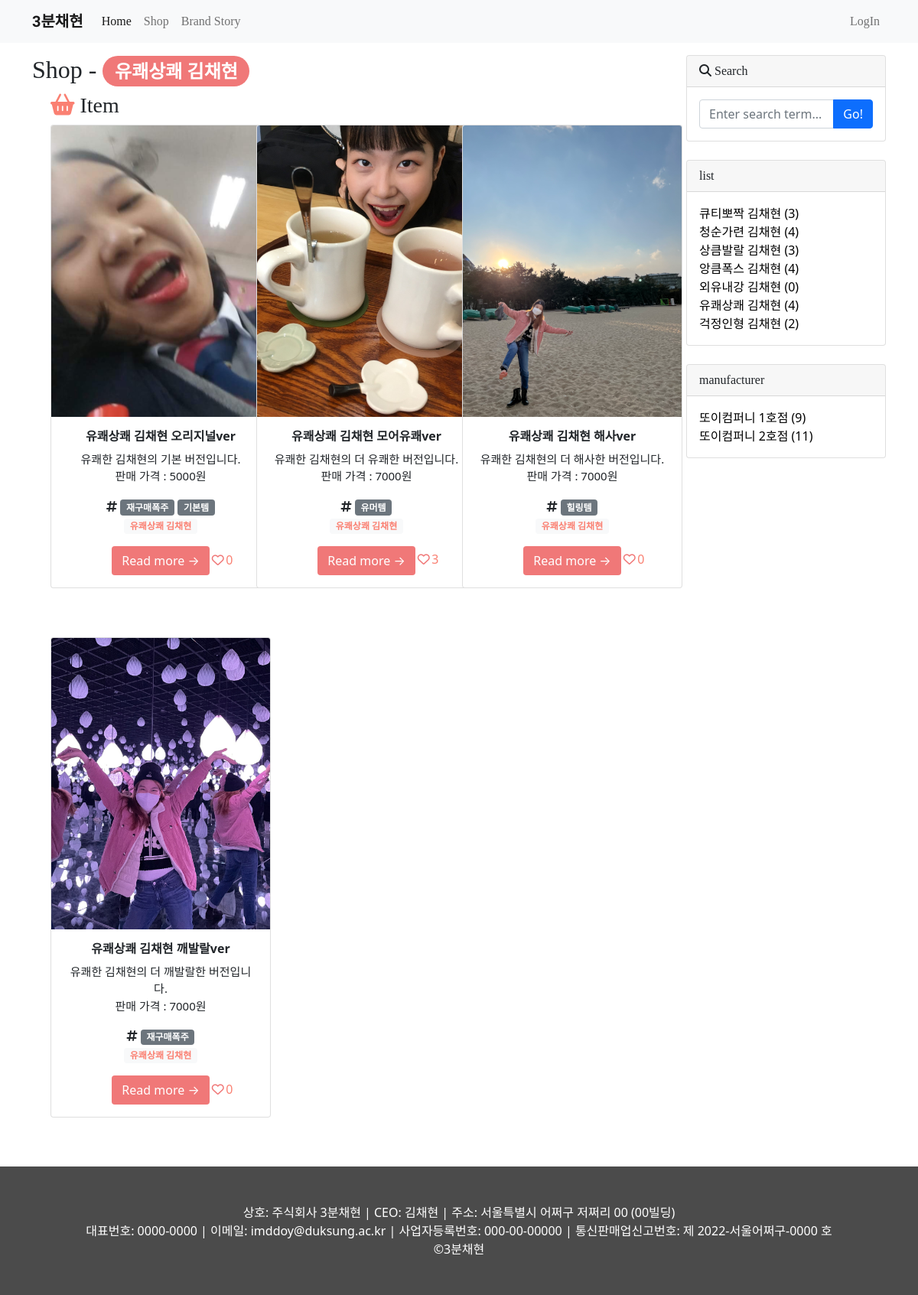
Page /shop/category/유쾌상쾌-김채현/ on the committed database.
### shop/models.py (models this page shows, shortened)
class Category(models.Model):
    name = models.CharField(max_length=50, unique=True) #유일한값 가져야 함
    slug = models.SlugField(max_length=200,unique=True, allow_unicode=True) #읽을 수 있는 text로 url #한글 사용 가능
    def __str__(self):
        return self.name
    def get_absolute_url(self):
        return f'/shop/category/{self.slug}/'
    class Meta: #복수형 지정
        verbose_name_plural='Categories'

class Item(models.Model):
    title = models.CharField(max_length=30)
    hook_text = models.CharField(max_length=100,blank=True)
    content = MarkdownxField()
    image = models.ImageField(upload_to='shop/images/%Y/%m/%d/')
    price = models.IntegerField()
    tip = models.CharField(max_length=100, blank=True)
    created_at = models.DateTimeField(auto_now_add=True) #시간을 한국으로 설정하기 위해서는 settings.py 가서 TIME_ZONE ='Asia/Seoul'로 변경
    updated_at = models.DateTimeField(auto_now=True) #auto_now_add=True auto_now=True admin에서 입력 필드 사라짐
    author = models.ForeignKey(User, null=True, on_delete=models.SET_NULL) #다대일 관계 정의 #user사라지면 None 되는 구조
    company = models.ForeignKey(Company, null=True, blank=True, on_delete=models.SET_NULL) #유효성 검사시 공간 허용
    category = models.ForeignKey(Category, null=True, blank=True, on_delete=models.SET_NULL) #유효성 검사시 공간 허용
    tags = models.ManyToManyField(Tag, blank=True)
    like_users = models.ManyToManyField(settings.AUTH_USER_MODEL, related_name="like_posts", blank=True)
    def get_absolute_url(self): #개별 레코드 고유 url정의
        return f'/shop/{self.pk}/'

class Tag(models.Model):
    name = models.CharField(max_length=50, unique=True)
    slug = models.SlugField(max_length=200, unique=True, allow_unicode=True)
    def __str__(self):
        return self.name
    def get_absolute_url(self):
        return f'/shop/tag/{self.slug}/'

class Company(models.Model):
    name = models.CharField(max_length=50, unique=True) #유일한값 가져야 함
    location = models.CharField(max_length=50)
    contact = models.CharField(max_length=12)
    slug = models.SlugField(max_length=200,unique=True, allow_unicode=True) #읽을 수 있는 text로 url #한글 사용 가능
    content = models.CharField(max_length=100, blank=True)
    def __str__(self):
        return self.name
    def get_absolute_url(self):
        return f'/shop/company/{self.slug}/'
    class Meta: #복수형 지정
        verbose_name_plural='Companies'

### shop/views.py (the view)
# urls.py: path('category/<str:slug>/', views.category_page),
def category_page(request,slug):
    category = Category.objects.get(slug=slug)
    item_list=Item.objects.filter(category=category)
    return render(request, 'shop/item_list.html', {
        'category' : category,
        'item_list' : item_list,
        'categories' : Category.objects.all(),
        'companies': Company.objects.all(),
        'no_category_item_count' : Item.objects.filter(category=None).count
    })

### shop/templates/shop/item_list.html (shortened to what this page needs)
{% extends 'shop/base.html' %}
{% block main_area %}
    <h2 style="font-family: 'Merriweather', serif; font-family: 'Tinos', serif;">Shop
        {% if category %}
        - <span class="badge" style="border-radius: 50px; background:#F07878">{{category}}</span>
        {% endif %}
    </h2>
    <div class="container" >
            <div class="row">
                <div class="col-12">
                    <h3 style="font-family: 'Merriweather', serif; font-family: 'Tinos', serif;"><i class="fa-solid fa-basket-shopping" style="color: salmon;" ></i> Item</h3>
                </div>
            </div>
            <div class="row">
                {% if item_list.exists %}
                {% for p in item_list %}
                <div class="col-4">
                    <div class="card text-center" style="width: 18rem; margin-bottom: 4em;">
                      <img src="{{p.image.url}}" class="card-img-top" alt="{{p.title}}의 image">
                      <div class="card-body">
                        <h6 class="card-title" style="font-weight: bold;">{{p.title}}</h6>
                        <p class="card-text" style="font-size: 15px;">{{p.hook_text}}<br>판매 가격 : {{p.price}}원</p>
                        {% if p.tags.exists %}
                        <i class="fas fa-hashtag"></i>
                            {% for t in p.tags.iterator %}
                                <span class="badge badge-pill badge-secondary">
                                    <a href="{{t.get_absolute_url}}" style="color: white; text-decoration: none;">{{t}}</a>
                                </span>
                            {% endfor %}
                        <br>
                        {% endif %}
                        <p class="badge badge-light">
                            <a href="{{p.category.get_absolute_url}}" style="color: salmon; text-decoration: none;">
                                {{p.category}}
                            </a>
                        </p>
                          <br>
                        <a class="btn btn" style="background: #F07878; color: white;" href="{{p.get_absolute_url}}">Read more →</a>
                        <div style="float: right;">
                            {% if user in p.like_users.all %}
                            <i class="fas fa-heart" style="color: #F07878; margin: 0.6em 0em 0.6em -3.8em;"></i>
                            {% else %}
                            <i class="far fa-heart" style="color: #F07878; margin: 0.6em 0em 0.6em -3.8em;"></i>
                            {% endif %}
                            <span style="margin: 0.6em 2em 0.6em -0.1em; color: salmon;">{{p.like_users.count}}</span>
                        </div>
                        </div>
                    </div>
                </div>
                {% endfor %}
                {% else %}
                <div style="margin: 17.3em 0em 20.5em 0em;">
                    <h1 style="font-family: 'Merriweather', serif; font-family: 'Tinos', serif; text-align: center;"  >Does Not Exist</h1>
                </div>
                {% endif %}
            </div>
    </div>
{% endblock %}

### shop/templates/shop/sidebar.html (shortened to what this page needs)
                    <div class="card mb-4">
                        <div class="card-header" style="font-family: 'Merriweather', serif; font-family: 'Tinos', serif;"><i class="fa-solid fa-magnifying-glass"></i> Search</div>
                        <div class="card-body">
                            <div class="input-group">
                                <input id="search-input" class="form-control" type="text" placeholder="Enter search term..." aria-label="Enter search term..." aria-describedby="button-search" />
                                <button class="btn btn-primary" id="button-search" type="button" onclick="searchItem()">Go!</button>
                            </div>
                        </div>
                    </div>
                    <div class="card mb-4" id="category_card">
                        <div class="card-header" style="font-family: 'Merriweather', serif; font-family: 'Tinos', serif;">list</div>
                        <div class="card-body">
                            <div class="row">
                                    <ul class="list-unstyled mb-0">
                                        {% for c in categories%}
                                        <li><a href="{{c.get_absolute_url}}" style="color: black; text-decoration: none;">{{c}} ({{c.item_set.count}})</a></li>
                                        {% endfor %}
                                    </ul>
                            </div>
                        </div>
                    </div>
                    <div class="card mb-4" id="company_card">
                        <div class="card-header" style="font-family: 'Merriweather', serif; font-family: 'Tinos', serif;">manufacturer</div>
                        <div class="card-body">
                            <div class="row">
                                    <ul class="list-unstyled mb-0">
                                        {% for c in companies%}
                                        <li><a href="{{c.get_absolute_url}}" style="color: black; text-decoration: none;">{{c}} ({{c.item_set.count}})</a></li>
                                        {% endfor %}
                                    </ul>
                            </div>
                        </div>
                    </div>

### rows in the picture
Category: name "유쾌상쾌 김채현", item_set.count "4"
Item: image (picture), title "유쾌상쾌 김채현 오리지널ver", hook_text "유쾌한 김채현의 기본 버전입니다.", price "5000", category "유쾌상쾌 김채현", like_users.count "0"
Tag: name "재구매폭주"
Tag: name "기본템"
Item: image (picture), title "유쾌상쾌 김채현 모어유쾌ver", hook_text "유쾌한 김채현의 더 유쾌한 버전입니다.", price "7000", category "유쾌상쾌 김채현", like_users.count "3"
Tag: name "유머템"
Item: image (picture), title "유쾌상쾌 김채현 해사ver", hook_text "유쾌한 김채현의 더 해사한 버전입니다.", price "7000", category "유쾌상쾌 김채현", like_users.count "0"
Tag: name "힐링템"
Item: image (picture), title "유쾌상쾌 김채현 깨발랄ver", hook_text "유쾌한 김채현의 더 깨발랄한 버전입니다.", price "7000", category "유쾌상쾌 김채현", like_users.count "0"
Category: name "큐티뽀짝 김채현", item_set.count "3"
Category: name "청순가련 김채현", item_set.count "4"
Category: name "상큼발랄 김채현", item_set.count "3"
Category: name "앙큼폭스 김채현", item_set.count "4"
Category: name "외유내강 김채현", item_set.count "0"
Category: name "걱정인형 김채현", item_set.count "2"
Company: name "또이컴퍼니 1호점", item_set.count "9"
Company: name "또이컴퍼니 2호점", item_set.count "11"
